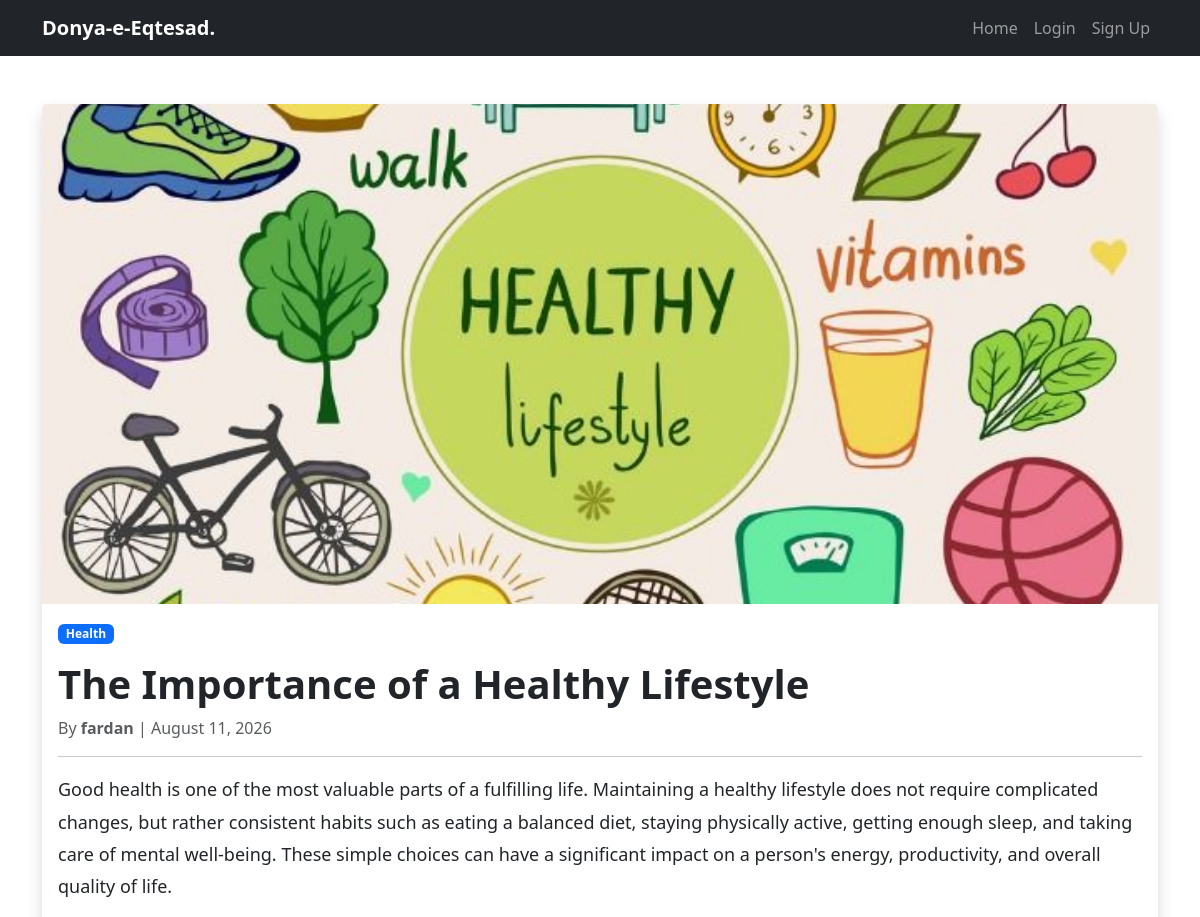
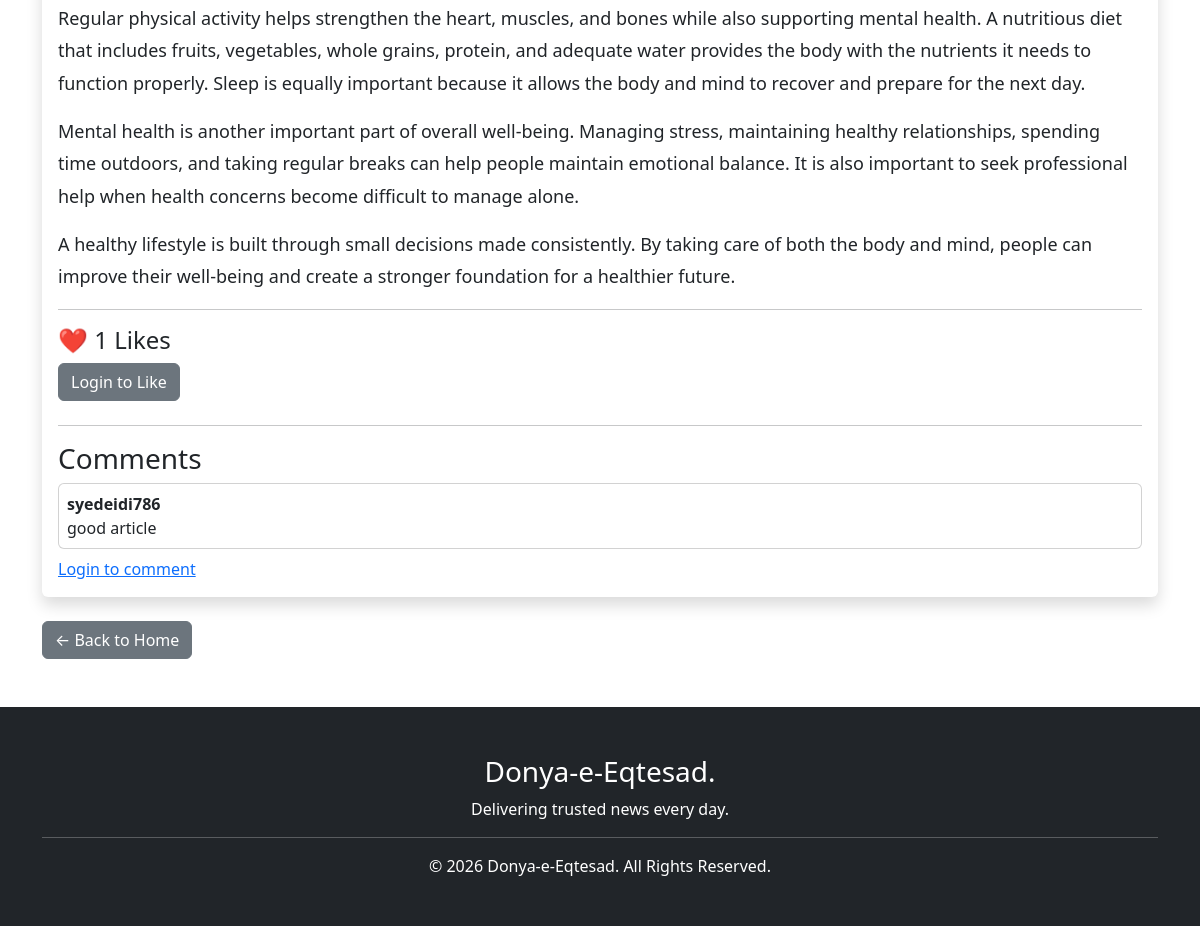
/article/10/, run on the app's committed database (2 pictures, top to bottom).
### articles/models.py (models this page shows, shortened)
class Article(models.Model):
    CATEGORY_CHOICES = [
        ("Politics", "Politics"),
        ("Sports", "Sports"),
        ("Technology", "Technology"),
        ("Business", "Business"),
        ("Entertainment", "Entertainment"),
        ("World", "World"),
        ("Health", "Health"),
    ]
    title = models.CharField(max_length=200)
    body = models.TextField()
    image = models.ImageField(
        upload_to="articles/",
        blank=True,
        null=True,
    )
    likes = models.ManyToManyField(
        settings.AUTH_USER_MODEL,
        related_name="liked_articles",
        blank=True,
    )
    category = models.CharField(
        max_length=20,
        choices=CATEGORY_CHOICES,
        default="World",
    )
    author = models.ForeignKey(
        settings.AUTH_USER_MODEL,
        on_delete=models.CASCADE,
    )
    created_at = models.DateTimeField(auto_now_add=True)
    updated_at = models.DateTimeField(auto_now=True)

class Comment(models.Model):
    article = models.ForeignKey(
        Article,
        on_delete=models.CASCADE,
        related_name="comments",
    )
    author = models.ForeignKey(
        settings.AUTH_USER_MODEL,
        on_delete=models.CASCADE,
    )
    body = models.TextField()
    created_at = models.DateTimeField(auto_now_add=True)

### articles/views.py (the view)
def article_detail(request, id):
    article = get_object_or_404(
        Article,
        id=id,
    )
    liked = False
    if request.user.is_authenticated:
        liked = article.likes.filter(
            id=request.user.id
        ).exists()
    return render(
        request,
        "articles/article_detail.html",
        {
            "article": article,
            "liked": liked,
        },
    )

### templates/articles/article_detail.html (shortened to what this page needs)
{% extends "base.html" %}
{% block content %}
<div class="container mt-5">
    <div class="card shadow border-0">
        {% if article.image %}
        <img
            src="{{ article.image.url }}"
            class="card-img-top"
            style="max-height:500px; object-fit:cover;"
        >
        {% endif %}
        <div class="card-body">
            <span class="badge bg-primary mb-3">
                {{ article.category }}
            </span>
            <h1 class="fw-bold">
                {{ article.title }}
            </h1>
            <p class="text-muted">
                By <strong>{{ article.author }}</strong> |
                {{ article.created_at|date:"F d, Y" }}
            </p>
            <hr>
            <div style="font-size:18px; line-height:1.8;">
                {{ article.body|linebreaks }}
            </div>
            <hr>
            <div class="mb-4">
                <h4>
                    ❤️ {{ article.likes.count }} Likes
                </h4>
                {% if user.is_authenticated %}
                <form method="POST" action="{% url 'like_article' article.id %}">
                    {% csrf_token %}
                    {% if liked %}
                    <button type="submit" class="btn btn-danger">
                        Unlike ❤️
                    </button>
                    {% else %}
                    <button type="submit" class="btn btn-outline-danger">
                        Like 🤍
                    </button>
                    {% endif %}
                </form>
                {% else %}
                <a href="{% url 'login' %}" class="btn btn-secondary">
                    Login to Like
                </a>
                {% endif %}
            </div>
            <hr>
            <h3 id="comments">
                Comments
            </h3>
            {% for comment in article.comments.all %}
            <div class="card p-2 mb-2">
                <strong>
                    {{ comment.author }}
                </strong>
                <p class="mb-0">
                    {{ comment.body }}
                </p>
            </div>
            {% empty %}
            <p>
                No comments yet.
            </p>
            {% endfor %}
            {% if user.is_authenticated %}
            <form method="POST" action="{% url 'add_comment' article.id %}">
                {% csrf_token %}
                <textarea
                    name="body"
                    class="form-control"
                    placeholder="Write comment..."
                    required></textarea>
                <button type="submit" class="btn btn-primary mt-2">
                    Comment
                </button>
            </form>
            {% else %}
            <a href="{% url 'login' %}">
                Login to comment
            </a>
            {% endif %}
        </div>
    </div>
    <div class="mt-4">
        <a href="{% url 'home' %}" class="btn btn-secondary">
            ← Back to Home
        </a>
    </div>
</div>
{% endblock %}

### data on the page
Article: image (picture), category "Health", title "The Importance of a Healthy Lifestyle", author "fardan", created_at "August 11, 2026", body "Good health is one of the most valuable parts of a fulfilling life. Maintaining a healthy lifestyle does not require complicated changes, but rather consistent habits such as eating a balanced diet, staying physically active, getting enough sleep, and taking care of mental well-being. These simple choices can have a significant impact on a person's energy, productivity, and overall quality of life. Regular physical activity helps strengthen the heart, muscles, and bones while also supporting mental health. A nutritious diet that includes fruits, vegetables, whole grains, protein, and adequate water provides the body with the nutrients it needs to function properly. Sleep is equally…", likes.count "1"
Comment: author "syedeidi786", body "good article"
